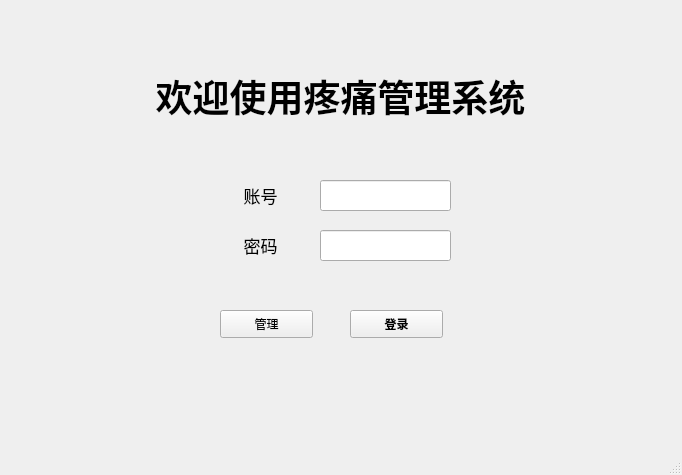
<?xml version="1.0" encoding="UTF-8"?>
<ui version="4.0">
 <class>MainWindow</class>
 <widget class="QMainWindow" name="MainWindow">
  <property name="geometry">
   <rect>
    <x>0</x>
    <y>0</y>
    <width>682</width>
    <height>475</height>
   </rect>
  </property>
  <property name="windowTitle">
   <string>MainWindow</string>
  </property>
  <widget class="QWidget" name="centralwidget">
   <widget class="QLabel" name="label">
    <property name="geometry">
     <rect>
      <x>0</x>
      <y>70</y>
      <width>681</width>
      <height>51</height>
     </rect>
    </property>
    <property name="font">
     <font>
      <family>楷体</family>
      <pointsize>28</pointsize>
      <weight>75</weight>
      <bold>true</bold>
     </font>
    </property>
    <property name="text">
     <string>欢迎使用疼痛管理系统</string>
    </property>
    <property name="alignment">
     <set>Qt::AlignCenter</set>
    </property>
   </widget>
   <widget class="QLineEdit" name="lineEdit">
    <property name="geometry">
     <rect>
      <x>320</x>
      <y>180</y>
      <width>131</width>
      <height>31</height>
     </rect>
    </property>
   </widget>
   <widget class="QLineEdit" name="lineEdit_2">
    <property name="geometry">
     <rect>
      <x>320</x>
      <y>230</y>
      <width>131</width>
      <height>31</height>
     </rect>
    </property>
    <property name="echoMode">
     <enum>QLineEdit::Password</enum>
    </property>
   </widget>
   <widget class="QLabel" name="label_2">
    <property name="geometry">
     <rect>
      <x>220</x>
      <y>180</y>
      <width>81</width>
      <height>31</height>
     </rect>
    </property>
    <property name="font">
     <font>
      <pointsize>13</pointsize>
      <weight>50</weight>
      <bold>false</bold>
     </font>
    </property>
    <property name="text">
     <string>账号</string>
    </property>
    <property name="alignment">
     <set>Qt::AlignCenter</set>
    </property>
   </widget>
   <widget class="QLabel" name="label_3">
    <property name="geometry">
     <rect>
      <x>220</x>
      <y>230</y>
      <width>81</width>
      <height>31</height>
     </rect>
    </property>
    <property name="font">
     <font>
      <pointsize>13</pointsize>
     </font>
    </property>
    <property name="text">
     <string>密码</string>
    </property>
    <property name="alignment">
     <set>Qt::AlignCenter</set>
    </property>
   </widget>
   <widget class="QPushButton" name="pushButton">
    <property name="geometry">
     <rect>
      <x>220</x>
      <y>310</y>
      <width>93</width>
      <height>28</height>
     </rect>
    </property>
    <property name="text">
     <string>管理</string>
    </property>
   </widget>
   <widget class="QPushButton" name="pushButton_2">
    <property name="geometry">
     <rect>
      <x>350</x>
      <y>310</y>
      <width>93</width>
      <height>28</height>
     </rect>
    </property>
    <property name="font">
     <font>
      <weight>75</weight>
      <bold>true</bold>
     </font>
    </property>
    <property name="text">
     <string>登录</string>
    </property>
   </widget>
  </widget>
  <widget class="QMenuBar" name="menubar">
   <property name="geometry">
    <rect>
     <x>0</x>
     <y>0</y>
     <width>682</width>
     <height>23</height>
    </rect>
   </property>
  </widget>
  <widget class="QStatusBar" name="statusbar"/>
 </widget>
 <resources/>
 <connections/>
</ui>
